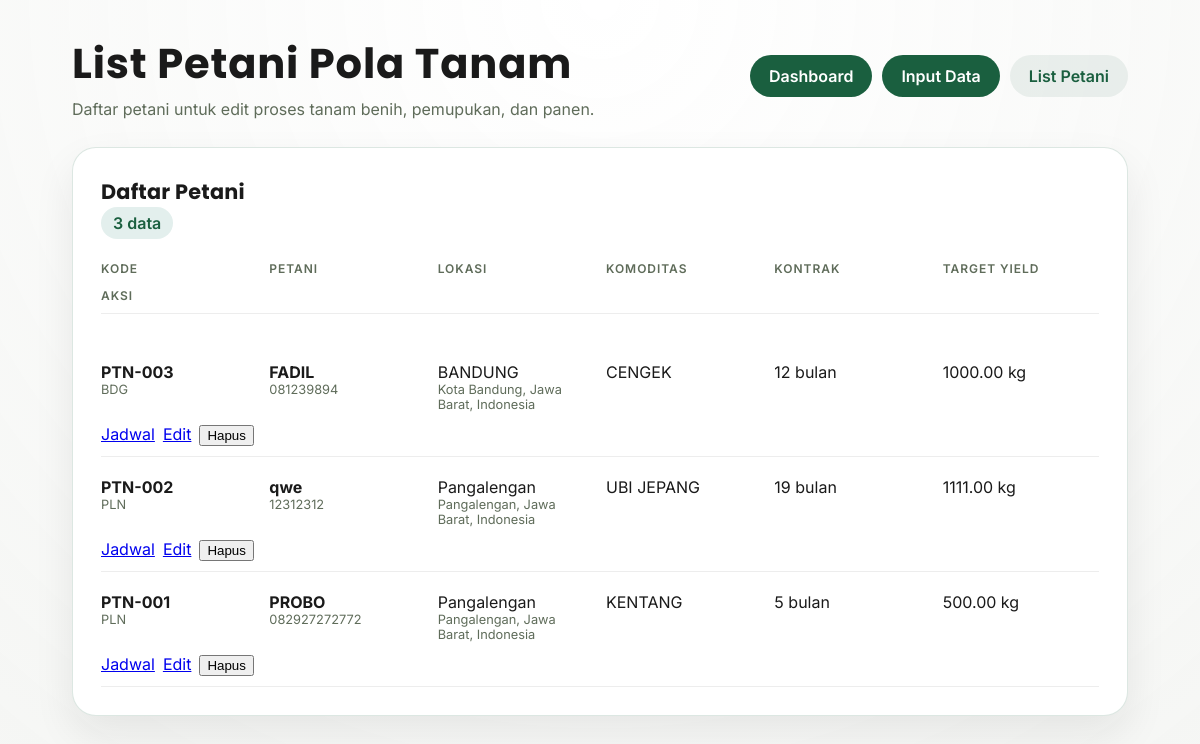
Page /list on the committed database.
### tables this page shows
CREATE TABLE pola_tanam (
            id INTEGER PRIMARY KEY AUTOINCREMENT,
            nama_petani TEXT NOT NULL,
            lokasi TEXT NOT NULL,
            komoditas TEXT NOT NULL,
            kontrak_lama TEXT NOT NULL,
            target_yield TEXT NOT NULL,
            created_at TEXT NOT NULL
        , alamat_lengkap TEXT NOT NULL DEFAULT '', telepon TEXT NOT NULL DEFAULT '', kontrak_bulan INTEGER NOT NULL DEFAULT 1, lat REAL, lon REAL, kode_petani TEXT NOT NULL DEFAULT '', kelompok_tani TEXT NOT NULL DEFAULT '');

### app.py (the view)
@app.get("/list")
def list_pola():
    conn = get_db()
    rows = conn.execute(
        """
        SELECT id, kode_petani, nama_petani, kelompok_tani, lokasi, alamat_lengkap, telepon, komoditas,
               kontrak_bulan, target_yield, lat, lon, created_at
        FROM pola_tanam
        ORDER BY id DESC
        """
    ).fetchall()
    conn.close()
    return render_template("list.html", rows=rows)

### app.py (called while the page is built)
def get_db():
    conn = sqlite3.connect(DB_PATH)
    conn.row_factory = sqlite3.Row
    return conn

### templates/list.html (shortened to what this page needs)
<!doctype html>
<html lang="id">
<head>
  <link rel="stylesheet" href="{{ url_for('static', filename='styles.css') }}" />
</head>
<body>
  <main class="shell">
    <header class="header">
      <div>
        <h1>List Petani Pola Tanam</h1>
        <p>Daftar petani untuk edit proses tanam benih, pemupukan, dan panen.</p>
      </div>
      <nav class="nav">
        <a class="link" href="{{ url_for('dashboard') }}">Dashboard</a>
        <a class="link" href="{{ url_for('index') }}">Input Data</a>
        <a class="link ghost" href="{{ url_for('list_pola') }}">List Petani</a>
      </nav>
    </header>
    <section class="grid">
      <article class="card wide">
        <div class="card-title">
          <h2>Daftar Petani</h2>
          <span class="badge">{{ rows|length }} data</span>
        </div>
        <div class="table">
          <div class="row header row-7">
            <span>Kode</span>
            <span>Petani</span>
            <span>Lokasi</span>
            <span>Komoditas</span>
            <span>Kontrak</span>
            <span>Target Yield</span>
            <span>Aksi</span>
          </div>
          {% for row in rows %}
          <div class="row row-7">
            <span>
              <strong>{{ row.kode_petani }}</strong>
              <small>{{ row.kelompok_tani }}</small>
            </span>
            <span>
              <strong>{{ row.nama_petani }}</strong>
              <small>{{ row.telepon }}</small>
            </span>
            <span>
              {{ row.lokasi }}
              <small>{{ row.alamat_lengkap }}</small>
            </span>
            <span>{{ row.komoditas }}</span>
            <span>{{ row.kontrak_bulan }} bulan</span>
            <span>{{ "%.2f"|format((row.target_yield or 0) | float) }} kg</span>
            <span class="actions-col">
              <a class="ghost link" href="{{ url_for('schedule', row_id=row.id) }}">Jadwal</a>
              <a class="ghost link" href="{{ url_for('edit_row', row_id=row.id) }}">Edit</a>
              <form method="post" action="{{ url_for('delete_row', row_id=row.id) }}" onsubmit="return confirm('Hapus data ini?')">
                <button type="submit" class="ghost">Hapus</button>
              </form>
            </span>
          </div>
          {% else %}
          <div class="empty">Belum ada data.</div>
          {% endfor %}
        </div>
      </article>
    </section>
  </main>
</body>
</html>

### static/styles.css (style rules this page uses)
:root { --bg: #f5f6f4; --bg-panel: #ffffff; --ink: #1a1a1a; --muted: #5f6c5a; --accent: #1a5f3f; --accent-2: #f4a261; --accent-3: #2a9d8f; --border: rgba(26, 95, 63, 0.15); --shadow: 0 18px 40px rgba(20, 20, 20, 0.08); }
* { box-sizing: border-box; }
body { margin: 0; font-family: 'Inter', 'Segoe UI', sans-serif; color: var(--ink); background: radial-gradient(circle at top, rgba(255,255,255,0.9), var(--bg)); }
.shell { max-width: 1200px; margin: 0 auto; padding: 32px 6vw 64px; }
.header { display: flex; flex-wrap: wrap; justify-content: space-between; align-items: center; gap: 16px; margin-bottom: 28px; }
.header h1 { margin: 0 0 4px; font-family: 'Poppins', 'Inter', sans-serif; font-size: 2.6rem; letter-spacing: 0.02em; }
.header p { margin: 0; color: var(--muted); }
.nav { display: flex; gap: 10px; flex-wrap: wrap; }
.nav .link { padding: 10px 18px; border-radius: 999px; border: 1px solid transparent; text-decoration: none; font-weight: 600; }
.nav .link.ghost { background: rgba(26, 95, 63, 0.08); color: var(--accent); }
.nav .link:not(.ghost) { background: var(--accent); color: #fff; }
.grid { display: grid; gap: 24px; }
.card { background: var(--bg-panel); padding: 28px; border-radius: 24px; box-shadow: var(--shadow); border: 1px solid var(--border); }
.card-title { margin-bottom: 12px; }
.card-title h2 { margin: 0; font-size: 1.3rem; letter-spacing: 0.01em; font-family: 'Poppins','Inter',sans-serif; }
.badge { display: inline-flex; align-items: center; gap: 6px; padding: 6px 12px; border-radius: 999px; background: rgba(27, 127, 107, 0.12); color: var(--accent); font-weight: 600; }
.table { display: grid; gap: 10px; }
.row { display: grid; grid-template-columns: repeat(6, minmax(0, 1fr)); gap: 12px; padding: 10px 0; border-bottom: 1px solid rgba(27, 27, 27, 0.08); }
.row span small { display: block; color: var(--muted); font-size: 0.8rem; }
.row.header { font-weight: 600; text-transform: uppercase; letter-spacing: 0.08em; font-size: 0.75rem; color: var(--muted); }
.actions-col { display: flex; flex-wrap: wrap; gap: 8px; }

### rows in the picture
pola_tanam: kode_petani "PTN-003", kelompok_tani "BDG", nama_petani "FADIL", telepon "081239894", lokasi "BANDUNG", alamat_lengkap "Kota Bandung, Jawa Barat, Indonesia", komoditas "CENGEK", kontrak_bulan "12", target_yield "1000.00"
pola_tanam: kode_petani "PTN-002", kelompok_tani "PLN", nama_petani "qwe", telepon "12312312", lokasi "Pangalengan", alamat_lengkap "Pangalengan, Jawa Barat, Indonesia", komoditas "UBI JEPANG", kontrak_bulan "19", target_yield "1111.00"
pola_tanam: kode_petani "PTN-001", kelompok_tani "PLN", nama_petani "PROBO", telepon "082927272772", lokasi "Pangalengan", alamat_lengkap "Pangalengan, Jawa Barat, Indonesia", komoditas "KENTANG", kontrak_bulan "5", target_yield "500.00"

### other values in the picture
{{ rows|length }} "3"
